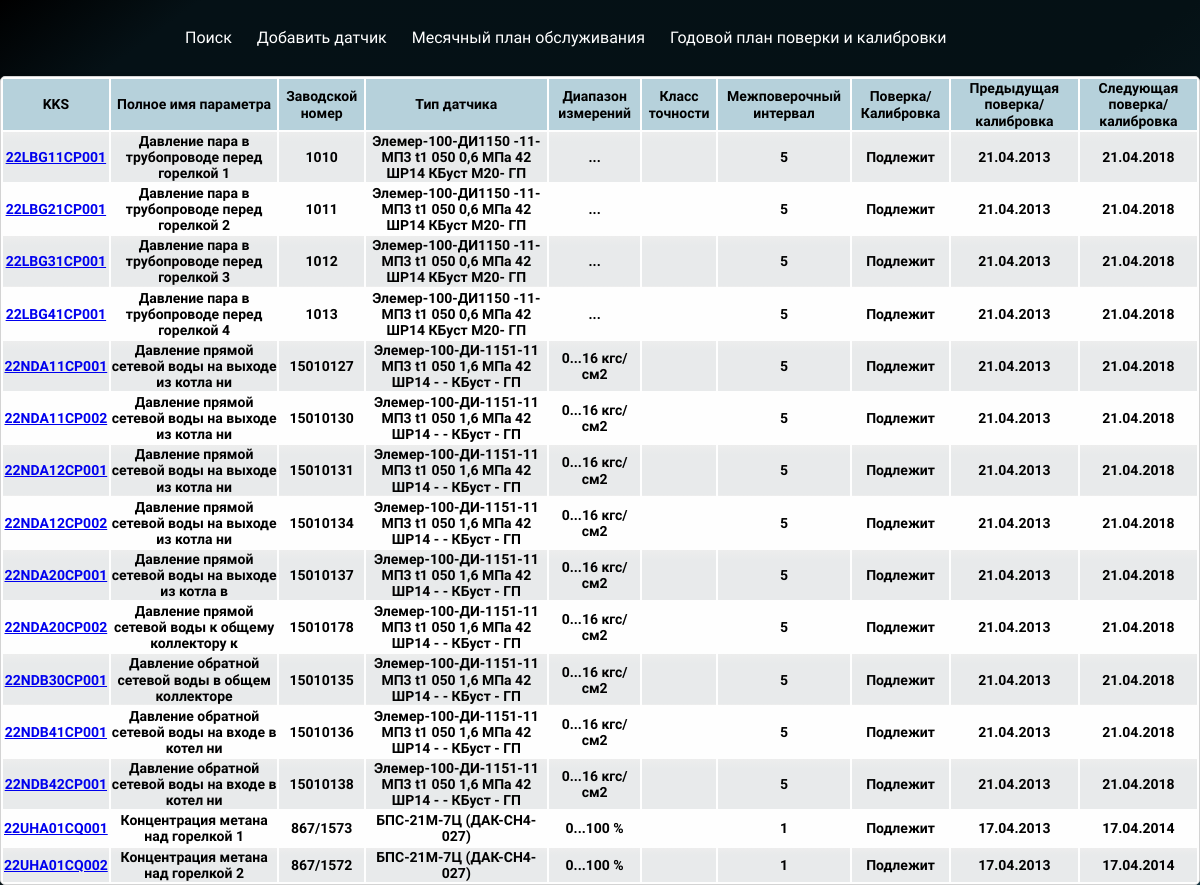
/pages/calibrationplan.php, run on an earlier commit of the app's database.
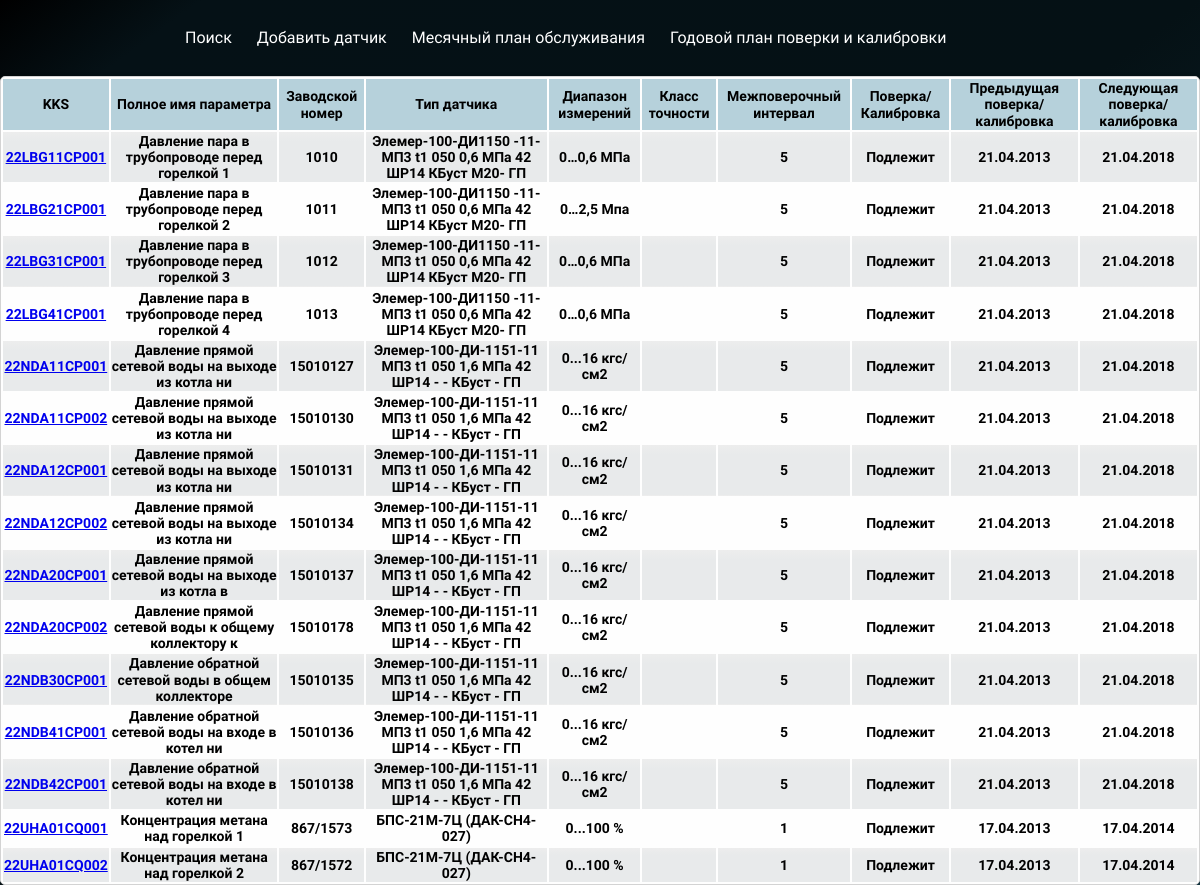
And on a later commit of the database.
### tables this page shows
CREATE TABLE `detector` (
  `id` int(11) NOT NULL,
  `KKS` varchar(50) DEFAULT 'Параметр не задан' COMMENT 'Код KKS датчика',
  `installation` varchar(50) DEFAULT NULL COMMENT 'Оборудование',
  `Parameter name` varchar(50) DEFAULT NULL COMMENT 'Полное имя параметра',
  `Factory number` varchar(50) DEFAULT 'Параметр не задан' COMMENT 'Зав Номер',
  `Sensor type` varchar(250) DEFAULT 'Параметр не задан' COMMENT 'Тип датчика',
  `PI scheme` varchar(250) DEFAULT 'Параметр не задан' COMMENT 'ПИ-схема',
  `External wiring diagram` varchar(250) DEFAULT 'Параметр не задан' COMMENT 'Схема подключения внешних проводок',
  `layout plan` varchar(250) DEFAULT 'Параметр не задан' COMMENT 'План расположения',
  `Installation drawing` varchar(250) DEFAULT 'Параметр не задан' COMMENT 'Установочный чертеж',
  `Commissioning date` varchar(250) DEFAULT 'Параметр не задан' COMMENT 'Дата ввода в эксплуатацию',
  `Previous calibration` varchar(250) DEFAULT 'Параметр не задан' COMMENT 'Предыдущая поверка',
  `Verification Protocol Number` varchar(250) DEFAULT 'Параметр не задан' COMMENT 'Номер протокола поверки',
  ` Next verification` varchar(250) DEFAULT 'Параметр не задан' COMMENT 'Следующая поверка',
  `Unit parameter` varchar(50) DEFAULT 'Параметр не задан' COMMENT 'Ед парам',
  `Beginning of range` varchar(50) DEFAULT 'Параметр не задан' COMMENT 'Нач диап',
  `End of range` varchar(50) DEFAULT 'Параметр не задан' COMMENT 'Кон диап',
  `Intertesting interval` varchar(50) DEFAULT 'Параметр не задан' COMMENT 'Межповерочный интервал',
  `Measured parameter` varchar(50) DEFAULT 'Параметр не задан' COMMENT 'Измеряемый параметр',
  `Date of the last calibration check` varchar(50) DEFAULT 'Параметр не задан' COMMENT 'Дата последней поверки, калибровки',
  `Verification/Calibration` varchar(50) DEFAULT 'Параметр не задан' COMMENT 'Поверка/Калибровка',
  `Measuring range` varchar(50) DEFAULT 'Параметр не задан' COMMENT 'Диапазон измерений',
  `Класс точности` varchar(250) NOT NULL
);

### pages/calibrationplan.php (the view, shortened to what this page needs)
<!DOCTYPE html>
<html lang="ru">
<head>
    <link rel="stylesheet" href="../css/normalize.css">
	<link rel="stylesheet" href="../css/calibrationplan.css">
</head>
<body>
    <header class = "header" id = "header">
		<div class="wrap-header">
			<nav class = "navigation">
			<ul class="menu">
				<li><a href="search.php">Поиск</a></li>
				<li><a href="addsensor.php">Добавить датчик</a></li>
				<li><a href="serviceplan.php">Месячный план обслуживания</a></li>
				<li><a href="calibrationplan.php">Годовой план поверки и калибровки</a></li>
  			</ul>
			</nav>
			<div class = "notifications">
				<div class = "icon-notifications" tabindex = "0"></div>
			</div>
		</div>
    </header>
    <?php require_once "../php/connection.php"; ?>
    <?php $count = mysqli_query($connection, "SELECT * FROM `detector` ");?>
    <table class = "info">
        <tr class = "first-str">
				<th>KKS</th>
                 <th>Полное имя параметра</th>
                 <th>Заводской номер</th>
                 <th>Тип датчика</th>
                 <th>Диапазон измерений</th>
                 <th>Класс точности</th>
				 <th>Межповерочный интервал</th>
				 <th>Поверка/Калибровка</th>
                 <th>Предыдущая поверка/калибровка</th>
				 <th>Следующая  поверка/калибровка</th>
        </tr>
        <?php
			while ($name =  mysqli_fetch_assoc($count)) {
            if ($name['Verification/Calibration'] == 'Подлежит'){
                echo  '<tr>';
                echo  '<th>' . '<a href = "' . 'cardsensor.php?id=' . $name['id'] .  '">' . $name['KKS'] . '</a>' .'</th>';
                echo  '<th>' . $name['Parameter name']  .'</th>';
                echo  '<th>' . $name['Factory number']  .'</th>';
                echo  '<th>' . $name['Sensor type']  .'</th>';
                echo  '<th>' . $name['Measuring range']  .'</th>';
                echo  '<th>' . $name['Accuracy class']  .'</th>';
                echo  '<th>' . $name['Intertesting interval']  .'</th>';
                echo  '<th>' . $name['Verification/Calibration']  .'</th>';
                echo  '<th>' . $name['Previous calibration']  .'</th>';
                if ($name['Verification/Calibration'] == 'Подлежит'){
                    if ( strlen($name['Previous calibration']) > 0 ){
                        $year = substr($name['Previous calibration'],strlen($name['Previous calibration'])-1);
                        $new_year = $year + $name['Intertesting interval'];
                        $next_year = substr($name['Previous calibration'],0,strlen($name['Previous calibration'])-1) . $new_year;
                        echo  '<th>' . $next_year .'</th>';
                    }
                }
            }
			echo '</tr>';
			}
		?>
    </table>
</body>
</html>

What changed in the data, as far as the page shows it:
changed detector "22LBG11CP001": Measuring range "..." → "0…0,6 МПа"
changed detector "22LBG21CP001": Measuring range "..." → "0…2,5 Мпа"
changed detector "22LBG31CP001": Measuring range "..." → "0…0,6 МПа"
changed detector "22LBG41CP001": Measuring range "..." → "0…0,6 МПа"
